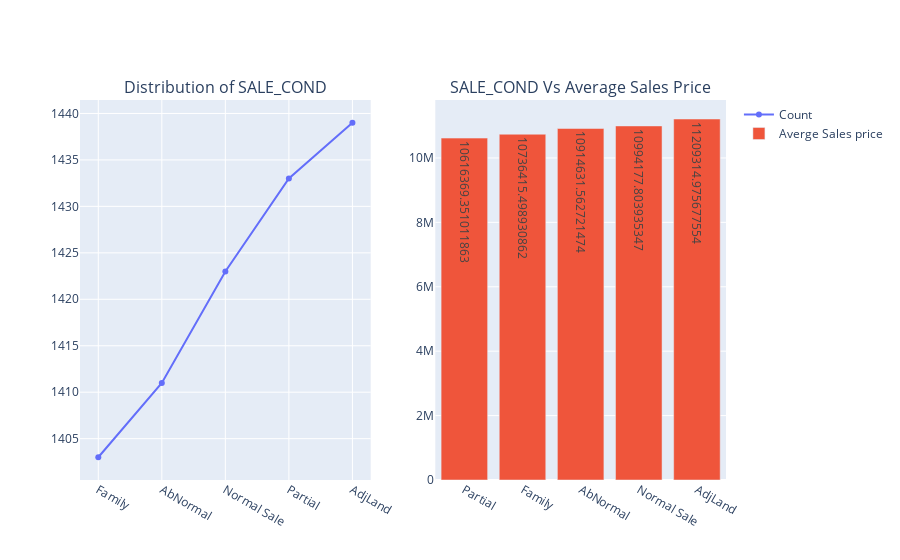

Notebook code cell kept with this figure:
### Code cell
#Sales condition feature

fig = make_subplots(rows=1, cols=2, subplot_titles=['Distribution of SALE_COND','SALE_COND Vs Average Sales Price'])
sale_cond=df['SALE_COND'].value_counts()
sale_avg=df.pivot(columns='SALE_COND', values='SALES_PRICE').mean()
fig.add_trace(go.Scatter(x=sale_cond.index, y=sale_cond.values,mode='lines+markers',name='Count'), row=1, col=1)
fig.add_trace(go.Bar(x=sale_avg.index, y=sale_avg.values,text=sale_avg.values,name='Averge Sales price'),row=1, col=2)
fig.update_xaxes(categoryorder='total ascending')

### Figure 1 — Plotly figure (JSON) as saved in the notebook; plotly's stock layout.template omitted (floating-point values rounded to 4 significant figures)
{"data": [{"mode": "lines+markers", "name": "Count", "type": "scatter", "x": ["AdjLand", "Partial", "Normal Sale", "AbNormal", "Family"], "xaxis": "x", "y": [1439, 1433, 1423, 1411, 1403], "yaxis": "y"}, {"name": "Averge Sales price", "text": [10910000.0, 11210000.0, 10740000.0, 10990000.0, 10620000.0], "type": "bar", "x": ["AbNormal", "AdjLand", "Family", "Normal Sale", "Partial"], "xaxis": "x2", "y": [10910000.0, 11210000.0, 10740000.0, 10990000.0, 10620000.0], "yaxis": "y2"}], "layout": {"annotations": [{"font": {"size": 16}, "showarrow": false, "text": "Distribution of SALE_COND", "x": 0.225, "xanchor": "center", "xref": "paper", "y": 1, "yanchor": "bottom", "yref": "paper"}, {"font": {"size": 16}, "showarrow": false, "text": "SALE_COND Vs Average Sales Price", "x": 0.775, "xanchor": "center", "xref": "paper", "y": 1, "yanchor": "bottom", "yref": "paper"}], "xaxis": {"anchor": "y", "categoryorder": "total ascending", "domain": [0, 0.45]}, "xaxis2": {"anchor": "y2", "categoryorder": "total ascending", "domain": [0.55, 1]}, "yaxis": {"anchor": "x", "domain": [0, 1]}, "yaxis2": {"anchor": "x2", "domain": [0, 1]}}}
